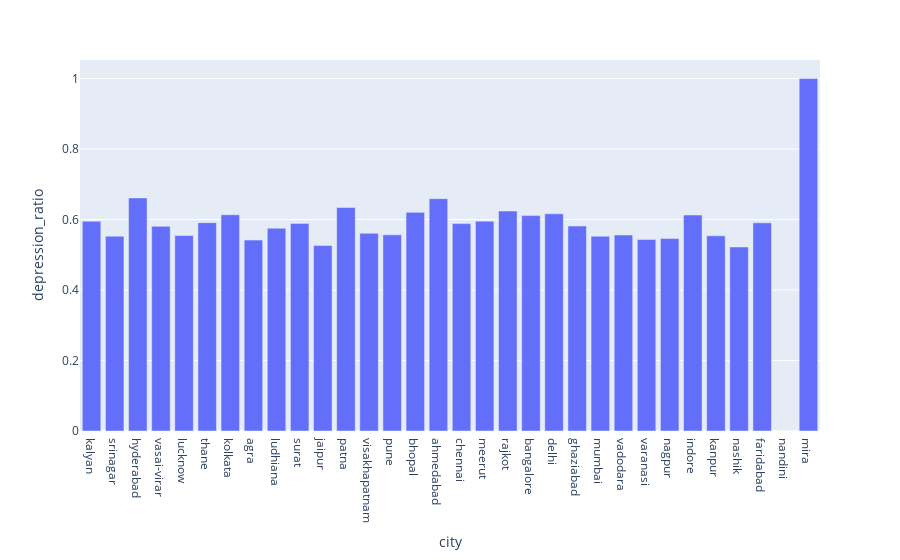

Here is the notebook cell this chart was saved with:
### Code cell
fig = px.bar(combined_aggregation.sort_values(by="total_instances", ascending=False),x="city",y="depression_ratio", hover_data=["total_instances"])
fig.show()

### Figure 1 — Plotly figure (JSON) as saved in the notebook; plotly's stock layout.template omitted (floating-point values rounded to 4 significant figures)
{"data": [{"customdata": [[1284], [1073], [1063], [1042], [943], [910], [890], [864], [848], [842], [840], [823], [763], [751], [748], [748], [707], [660], [633], [625], [602], [588], [563], [561], [550], [533], [519], [493], [452], [381], [1], [1]], "hovertemplate": "city=%{x}<br>depression_ratio=%{y}<br>total_instances=%{customdata[0]}<extra></extra>", "legendgroup": "", "marker": {"color": "#636efa", "pattern": {"shape": ""}}, "name": "", "orientation": "v", "showlegend": false, "textposition": "auto", "type": "bar", "x": ["kalyan", "srinagar", "hyderabad", "vasai-virar", "lucknow", "thane", "kolkata", "agra", "ludhiana", "surat", "jaipur", "patna", "visakhapatnam", "pune", "bhopal", "ahmedabad", "chennai", "meerut", "rajkot", "bangalore", "delhi", "ghaziabad", "mumbai", "vadodara", "varanasi", "nagpur", "indore", "kanpur", "nashik", "faridabad", "nandini", "mira"], "xaxis": "x", "y": [0.595, 0.5527, 0.6613, 0.5806, 0.5546, 0.5912, 0.6135, 0.5417, 0.5755, 0.5891, 0.5262, 0.6343, 0.5609, 0.5566, 0.6203, 0.6591, 0.5884, 0.5955, 0.624, 0.6112, 0.6163, 0.5816, 0.5524, 0.5561, 0.5436, 0.546, 0.6127, 0.5538, 0.5221, 0.5906, 0.0, 1.0], "yaxis": "y"}], "layout": {"barmode": "relative", "legend": {"tracegroupgap": 0}, "margin": {"t": 60}, "xaxis": {"anchor": "y", "domain": [0, 1], "title": {"text": "city"}}, "yaxis": {"anchor": "x", "domain": [0, 1], "title": {"text": "depression_ratio"}}}}
